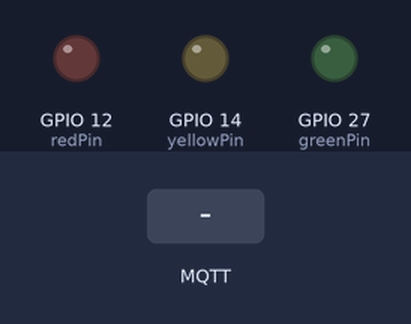
This sketch was run on a simulated ESP32. On the bench: output pins drawn as LEDs (lit = HIGH). Dashed ring = blinking. Inputs (shaded band) come from the test bench. WiFi joins after 1.5 s; servers stay silent unless stated; no MQTT or app messages arrive unless stated; what the sketch prints to the serial monitor is not drawn.

Above: at 0.1 s.
At 2.7 s:
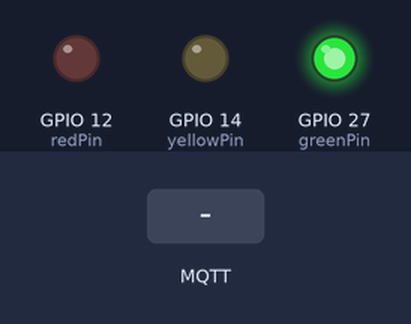
2.8 s: MQTT message "1" arrives on the first subscribed topic
4.3 s: MQTT message "on" arrives on the first subscribed topic
5.8 s: MQTT message "off" arrives on the first subscribed topic
At 14.8 s:
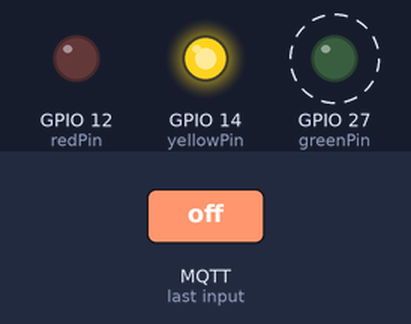
Timing chart, 0 to 30.5 s (numbered marks = the images above; inputs shaded):
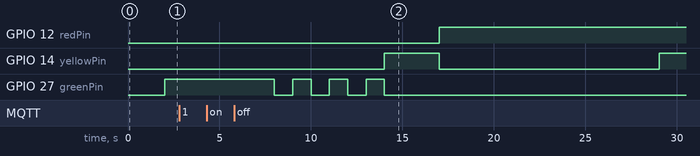

The sketch:

master.ino
```cpp
#include <WiFi.h>
#include <PubSubClient.h>
#include <vector>
#include <ArduinoJson.h>

typedef struct TrafficLight {
    bool red;
    bool yellow;
    bool green;
} TrafficLight;

std::vector<TrafficLight> modes = {
    {false, false, true},
    {false, false, false},
    {false, true, false},
    {true, false, false},
    {true, true, false},
};

typedef struct State {
    int8_t mode;
    int duration;
} State;

std::vector<State> mode_reg_1 = {
    {0, 6000},
    {1, 1000},
    {0, 1000},
    {1, 1000},
    {0, 1000},
    {1, 1000},
    {0, 1000},
    {2, 3000},
    {3, 6000},
    {3, 1000},
    {3, 1000},
    {3, 1000},
    {3, 1000},
    {3, 1000},
    {3, 1000},
    {4, 3000}
};

std::vector<State> mode_unreg = {
    {2, 1000},
    {1, 1000}
};

std::vector<State> mode_reg_2 = {
    {3, 6000},
    {3, 1000},
    {3, 1000},
    {3, 1000},
    {3, 1000},
    {3, 1000},
    {3, 1000},
    {4, 3000},
    {0, 6000},
    {1, 1000},
    {0, 1000},
    {1, 1000},
    {0, 1000},
    {1, 1000},
    {0, 1000},
    {2, 3000}
};

unsigned long lastTime = 0;
unsigned long timerDelay = 2000;

const char* ssid = "MI 8";    // Your Wi-Fi Name
const char* password = "13579246";   // Wi-Fi Password

const char* mqttServer = "srv2.clusterfly.ru";
const int mqttPort = 9991;
const char* mqttUser = "user_1f40dd56";
const char* mqttPassword = "FYXS8AV-U-pgH";
const char* mqttTopic = "user_1f40dd56/temp";

int redPin = 12;
int yellowPin = 14;
int greenPin = 27;

int state_number = 0;
WiFiClient espClient;
PubSubClient client(espClient);

void switch_light(int mode) {
    // Get traffic light states from the modes array
    auto[redState, yellowState, greenState] = modes[mode];

    // Control traffic light pins according to the obtained states
    digitalWrite(redPin, (int8_t)redState);
    digitalWrite(yellowPin, (int8_t)yellowState);
    digitalWrite(greenPin, (int8_t)greenState);
}

void setup_wifi() {
    delay(10);
    Serial.println("Connecting to WiFi");
    WiFi.begin(ssid, password);
    while (WiFi.status() != WL_CONNECTED) {
        delay(500);
        Serial.print(".");
    }
    Serial.println("WiFi connected");
}

void callback(char* topic, byte* message, unsigned int length) {
    Serial.print("Message arrived on topic: ");
    Serial.print(topic);
    Serial.print(". Message: ");
    String messageTemp;
    for (int i = 0; i < length; i++) {
        messageTemp += (char)message[i];
    }
    Serial.println(messageTemp);
    // Feel free to implement specific logic based on received MQTT messages
}

void reconnect() {
    while (!client.connected()) {
        Serial.print("Attempting MQTT connection...");
        if (client.connect("ESP32Client_42", mqttUser, mqttPassword, NULL, NULL, NULL, NULL, true)) {
            Serial.println("connected");
            client.subscribe(mqttTopic);
        } else {
            Serial.print("failed, rc=");
            Serial.print(client.state());
            Serial.println(" try again in 5 seconds");
            delay(5000);
        }
    }
}

void setup() {
    lastTime = millis();
    Serial.begin(115200);
    pinMode(redPin, OUTPUT);
    pinMode(yellowPin, OUTPUT);
    pinMode(greenPin, OUTPUT);
    digitalWrite(redPin, LOW);
    digitalWrite(yellowPin, LOW);
    digitalWrite(greenPin, LOW);

    setup_wifi();
    client.setServer(mqttServer, mqttPort);
    client.setCallback(callback);
}

void loop() {
    if (!client.connected()) {
        reconnect();
    }
    client.loop();

    if (millis() - lastTime > timerDelay) {
        DynamicJsonDocument doc(100);
        doc["duration"] = mode_reg_2[state_number].duration;
        timerDelay = mode_reg_1[state_number].duration;
        doc["mode"] = mode_reg_2[state_number].mode;
        switch_light(mode_reg_1[state_number].mode);

        char buffer[256];
        serializeJson(doc, buffer);
        Serial.print("buffer: ");
        Serial.println(buffer);

        client.publish(mqttTopic, buffer, true);

        state_number++;
        if(state_number == mode_reg_1.size())
            state_number = 0;

        lastTime = millis();
    }
}
```

Measured:
- after the input at 2.8 s, every drawn part: stays the same
- after the input at 4.3 s, every drawn part: stays the same
- by itself, GPIO 27 (greenPin): alternates HIGH for 1.0 s and LOW for 1.0 s, 7 changes in all, then stays LOW
